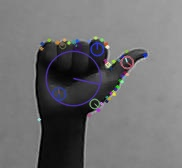
#> input picture A.jpg, 182 x 168 px, given in place of the camera
$ python first.py   (older library calls are emulated)
#> lines starting #> are read from the running program, lines starting #| are printed output that depends on the picture; after the words box and inside, x2 and y2 are one past the last pixel; in counts of white or black regions, pixels touching at a corner belong together
import cv2
import numpy as np
import math

cap = cv2.VideoCapture(0)

while True:
    ret, frame = cap.read()
#> frame is the input picture: shape (168, 182, 3); mean B, G, R 111.7, 110.2, 110.4
    cv2.rectangle(frame, (300, 300), (100, 100), (0, 255, 0), 2)
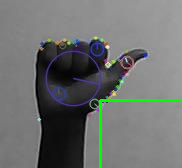
#> frame: shape (168, 182, 3); 1.46% of pixels changed, all inside (x1, y1, x2, y2) = (99, 99, 182, 168)
    crop_image = frame[100:300, 100:300]
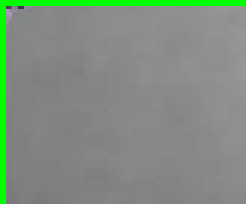
#> crop_image: shape (68, 82, 3) (shown 3 times larger); mean B, G, R 128.5, 142, 128.5
    gray = cv2.cvtColor(crop_image, cv2.COLOR_BGR2GRAY)
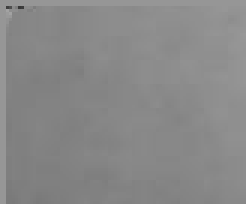
#> gray: shape (68, 82) (shown 3 times larger); min 55, max 163, mean 136.4
    blur = cv2.GaussianBlur(gray, (15, 15), 0)
    ret, thresh1 = cv2.threshold(blur, 70, 255,
cv2.THRESH_BINARY_INV+cv2.THRESH_OTSU)
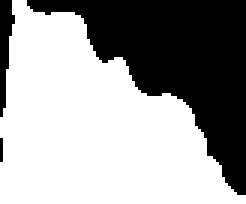
#> thresh1: shape (68, 82) (shown 3 times larger); 62% white; 3 black regions (1 under 20 px), largest, box (x1, y1, x2, y2) and area: (9, 0, 82, 65) 1996, (0, 0, 5, 39) 113
#> ret = 137

    (version, _, _) = cv2.__version__.split('.')

    if version is '3':
        image, contours, hierarchy = cv2.findContours(thresh1.copy(),
cv2.RETR_TREE, cv2.CHAIN_APPROX_NONE)
    elif version is '2':
        contours, hierarchy = cv2.findContours(thresh1.copy(),
cv2.RETR_TREE, cv2.CHAIN_APPROX_NONE)

#> (the run stopped early here; a loop or call above may not have finished)

$ run again, on B.jpg
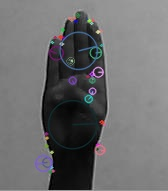
#> input picture B.jpg, 168 x 191 px, given in place of the camera
#> frame is the input picture: shape (191, 168, 3); mean B, G, R 109.5, 108.4, 108.4
#> frame: shape (191, 168, 3); 1.47% of pixels changed, all inside (x1, y1, x2, y2) = (99, 99, 168, 191)
#> `blur = cv2.GaussianBlur(gray, (15, 15), 0)`:
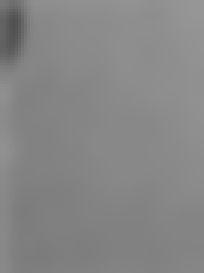
#> blur: shape (91, 68) (shown 3 times larger); min 80, max 150, mean 133.9
#> `ret, thresh1 = cv2.threshold(blur, 70, 255, cv2.THRESH_BINARY_INV+cv2...`:
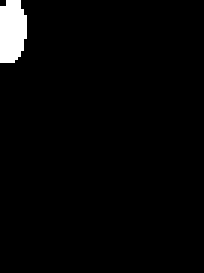
#> thresh1: shape (91, 68) (shown 3 times larger); 2.6% white; 1 white region, box (x1, y1, x2, y2) and area: (0, 0, 9, 21) 162
#> ret = 117
